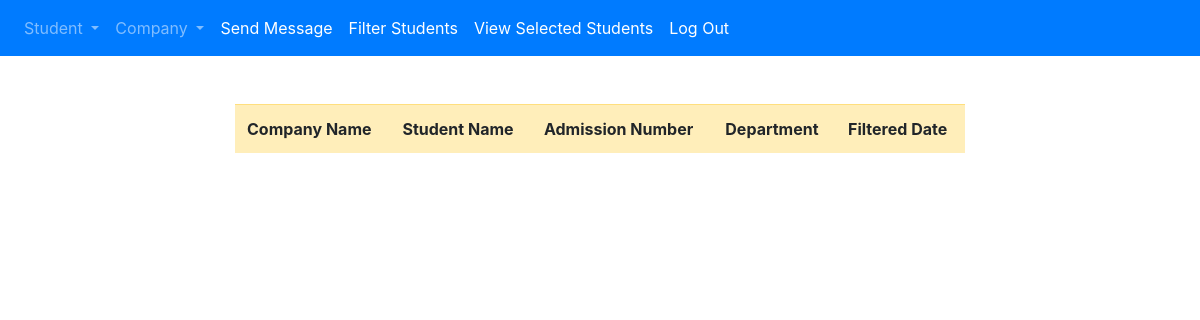
Before: /selected.php with the older database file.
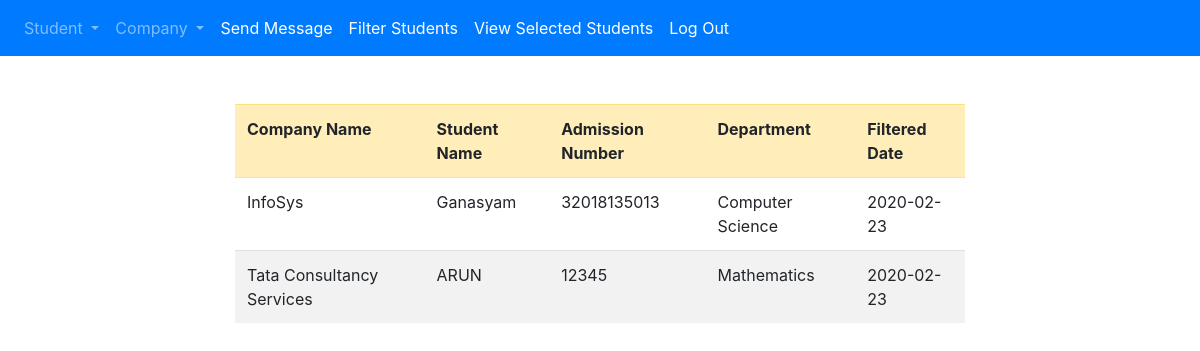
After: the same page with the newer database file.
### tables this page shows
CREATE TABLE `placement_filter` (
  `Id` int(11) NOT NULL,
  `PlacementId` int(11) NOT NULL,
  `StudId` int(11) NOT NULL,
  `FilteredDate` date NOT NULL
);

CREATE TABLE `company` (
  `id` int(11) NOT NULL,
  `name` varchar(25) NOT NULL,
  `manager` varchar(25) NOT NULL,
  `contactno` bigint(10) NOT NULL,
  `username` varchar(30) NOT NULL,
  `password` varchar(30) NOT NULL,
  `flag` int(11) NOT NULL
);

CREATE TABLE `student` (
  `id` int(11) NOT NULL,
  `prof_pic_link` varchar(700) NOT NULL,
  `name` varchar(25) NOT NULL,
  `admno` bigint(11) NOT NULL,
  `dept` varchar(20) NOT NULL,
  `address` varchar(100) NOT NULL,
  `phoneno` bigint(11) NOT NULL,
  `username` varchar(25) NOT NULL,
  `password` varchar(25) NOT NULL,
  `flag` int(11) NOT NULL
);

### selected.php (the view, shortened to what this page needs)
<?php
include './admin_navbar.php';
?>
<br>
<br>
<div class="container">
<div class="row">
<div class="col col-12 col-sm-2">
</div>
<div class="col col-12 col-sm-8">
<form action="" method="post">
<table class="table table-striped">
<tr class="table-warning">
    <th>Company Name</th>
    <th>Student Name</th>
    <th>    Admission Number</th>
    <th>Department</th>
    <th>Filtered Date</th>
</tr>
<?php
$server_name="localhost";
$db_username="root";
$db_password="";
$db_name="training";
$connection=new mysqli($server_name,$db_username,$db_password,$db_name);
$sql="SELECT `FilteredDate`,s.name,s.dept,s.admno,c.name cname FROM `placement_filter` pf
join student s on s.id=pf.`StudId`
join placement p on p.id=pf.`PlacementId`
JOIN company c on p.company_id=c.id
";
    $res=$connection->query($sql);
if($res->num_rows>0){
    while($row=$res->fetch_assoc()){
        $name=$row["name"];
        $dept=$row["dept"];
        $admno=$row["admno"];
        $cname=$row["cname"];
        $FilteredDate=$row["FilteredDate"];
        echo "<tr>
        <td> $cname </td>
        <td>  $name </td>
        <td>  $admno </td>
        <td>  $dept </td>
        <td>  $FilteredDate </td>
    </tr>";
    }
}
else{
    echo "<script> alert('No new Company details available')   </script>";
}
?>
</table>
</form>
</div>
<div class="col col-12 col-sm-2">
</div>
</div>
</div>
</body>
</html>

Changed rows visible on the page:
added placement_filter: company.name "InfoSys", student.name "Ganasyam", student.admno "32018135013", student.dept "Computer Science", FilteredDate "2020-02-23"
added placement_filter: company.name "Tata Consultancy Services", student.name "ARUN", student.admno "12345", student.dept "Mathematics", FilteredDate "2020-02-23"
